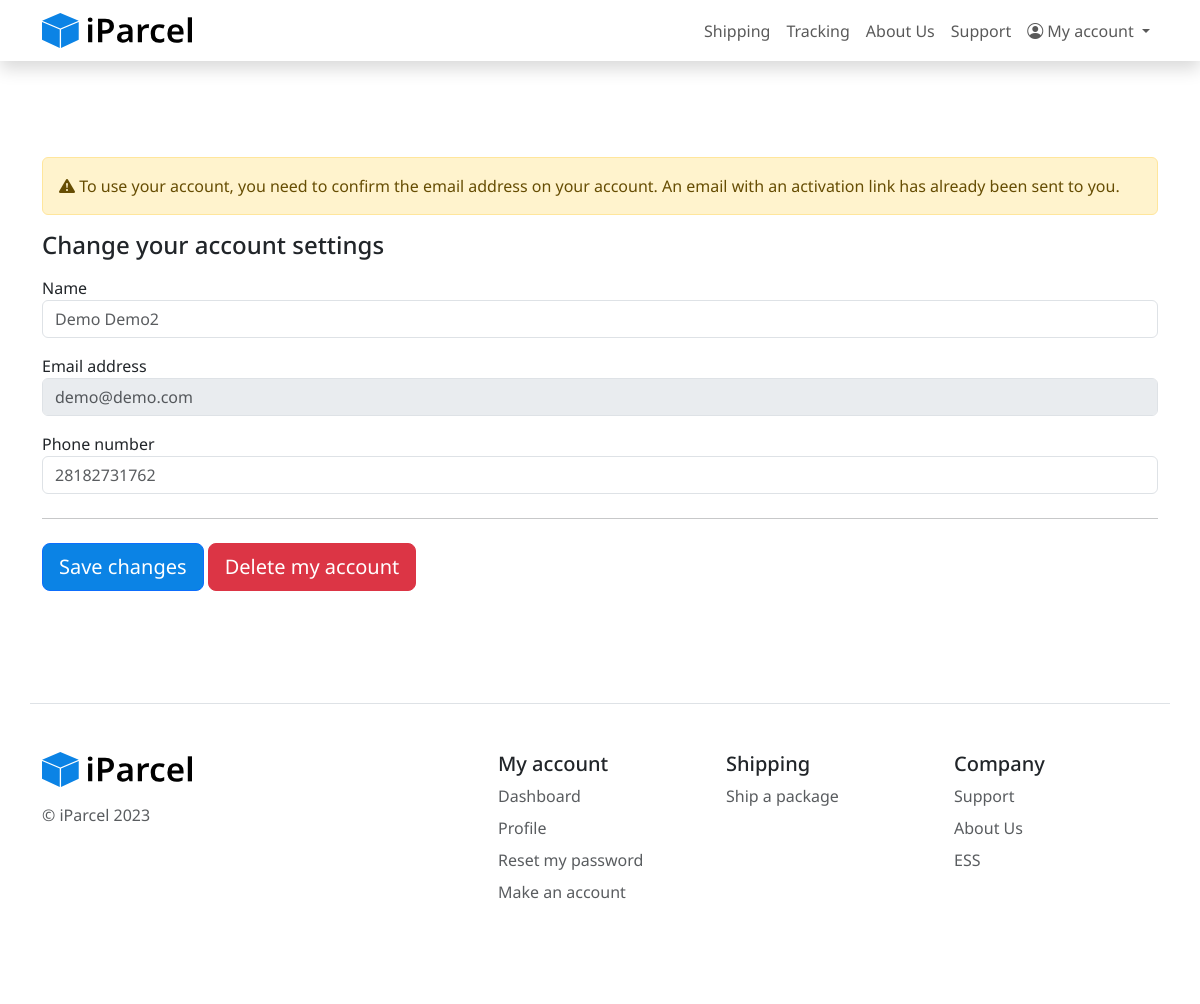
Page /profile.php (signed in) on the earlier database version.
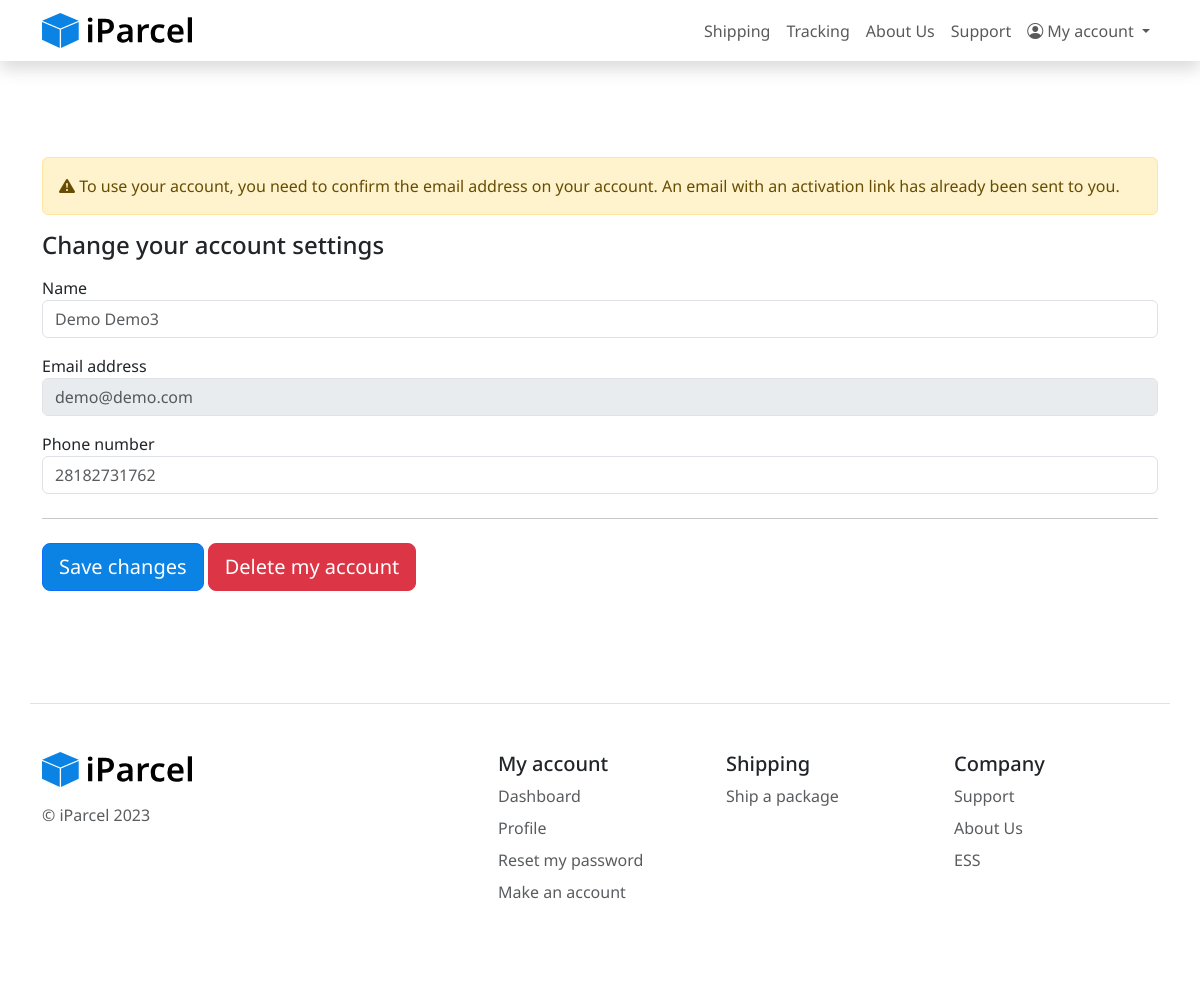
Same page on the later database version.
### tables this page shows
CREATE TABLE IF NOT EXISTS `users` (
  `user_id` varchar(225) NOT NULL DEFAULT '',
  `name` varchar(50) NOT NULL DEFAULT '',
  `password` varchar(225) DEFAULT NULL,
  `email` varchar(225) NOT NULL DEFAULT '0',
  `phone` varchar(13) DEFAULT NULL,
  `user_group_role_id` int NOT NULL DEFAULT '0',
  `user_group_id` int DEFAULT NULL,
  `created_at` datetime DEFAULT CURRENT_TIMESTAMP,
  `deleted_at` datetime DEFAULT NULL,
  `email_confirmed` int DEFAULT '0',
  PRIMARY KEY (`user_id`),
  UNIQUE KEY `email` (`email`)
);

### profile.php (the view, shortened to what this page needs)
<?php
require_once 'globals.include.php';
$user_id = $_SESSION["user"];
$stmt = $dbConn->prepare("SELECT name,email,phone,email_confirmed FROM users WHERE user_id= :user_id");
$stmt->bindParam(":user_id", $user_id);
$stmt->execute();
$user = $stmt->fetch();
$name = $user["name"];
$email = $user["email"];
$phone = $user["phone"];
?>
<!DOCTYPE html>
<html>
<head>
    <link href="https://cdn.jsdelivr.net/npm/bootstrap@5.3.0-alpha1/dist/css/bootstrap.min.css" rel="stylesheet">
    <link href="https://cdn.jsdelivr.net/npm/bootstrap-icons@1.10.3/font/bootstrap-icons.css" rel="stylesheet">
    <link href="css/style.css" rel="stylesheet">
</head>
<body>
    <?php include 'navbar.include.php'; ?>
    <div class="px-4 py-5 my-5">
        <div class="container">
            <?php include 'confirm-email.include.php'; ?>
            <form action="profile.php" method="post">
                <h4 class="mb-3">Change your account settings</h4>
                <div class="mb-3">
                    <div class="mb-3">
                        <label for="first_name">Name</label>
                        <input type="text" class="form-control" name="name" placeholder="<?= $name; ?>">
                    </div>
                    <div class="mb-3">
                        <label for="email">Email address</label>
                        <input type="email" class="form-control" name="email" placeholder="<?= $email; ?>" disabled>
                    </div>
                    <div class="mb-3">
                        <label for="phone">Phone number</label>
                        <input type="text" class="form-control" name="phone" placeholder="<?= $phone; ?>">
                    </div>
                </div>
                <hr class="my-4">
                <button type="submit" name="save" class="mb-3 btn btn-lg btn-primary">Save changes</button>
                <button type="button" class="mb-3 btn btn-lg btn-danger" data-bs-toggle="modal" data-bs-target="#staticBackdrop">Delete my account</button>
            </form>
        </div>
    </div>
    <?php include 'footer.include.php'; ?>
</body>
</html>

Differences in the rows shown:
changed users "demo@demo.com": name "Demo Demo2" → "Demo Demo3"
